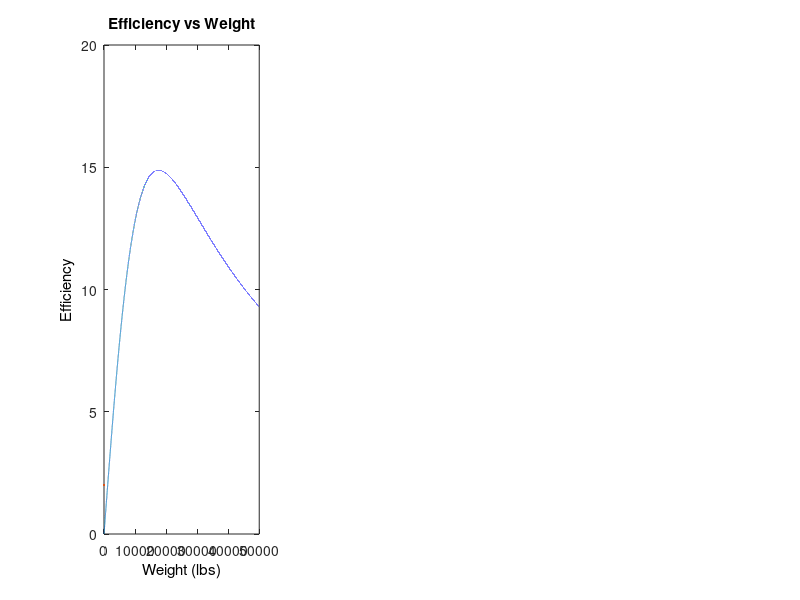

The MATLAB script that drew this image: (Note: this script raises an error after producing the figure.)
%%%%%%%%%%%%%%%%%%%%%%%%%%%%%%%%%%%%%%%%%%%%%%%%%

%_______________Weight Optimization______________%

% Find optimal weight to optimize induced drag and aerodynamic effeciency. 

%              © 2026 Falco Foil
%%%%%%%%%%%%%%%%%%%%%%%%%%%%%%%%%%%%%%%%%%%%%%%%%

% Wing Parameters
MTOW = 8600;                         % Maximum Takeoff Weight (MTOW)
MWTOW = 11000;                       % Metamorphic Wing Takeoff Weight (MWTOW)
rho = 0.0012;                        % slug/ft^3 (Using Atmospheric Model at Crusie Altitude)
S = 225;                             % ft^2
V = 418;                             % ft/s

% Drag Polar Parameters
C_D_o = 0.025;                       % Parasatic Drag
e = 0.8;                             % Oswald Efficiency
b = 44;                              % Span 
c = 5;                               % Chord
AR = b/c;                            % Aspect Ratio
k = 1 / (pi*AR*e);                   % Drag Polar Factor

% Effeciency Calculation for Plot Dataset
W = 1:1:50000;                       % Weight List
C_L = (2 .* W) / (rho * V^2 * S);    % Coefficient of Lift
C_D = C_D_o + k * C_L.^2;            % Coefficient of Drag
E = C_L ./ C_D;                      % Effeciency
[maxE,index] = max(E);               % Max Effeciency

% Effeciency Calculation for MTOW and MWTOW Points on Plot
C_L_MTOW = (2 * MTOW) / (rho * V^2 * S); 
C_D_MTOW = C_D_o + k * C_L_MTOW^2;  
E_MTOW = C_L_MTOW / C_D_MTOW;

C_L_MWTOW = (2 * MWTOW) / (rho * V^2 * S); 
C_D_MWTOW = C_D_o + k * C_L_MWTOW^2;  
E_MWTOW = C_L_MWTOW / C_D_MWTOW;

% Effeciency Plot
subplot(1, 3, 1)
set(gcf, 'Color', [1 1 1])

plot(W,E,LineWidth=2.0)
title("Efficiency vs Weight",'Color','k')
xlabel("Weight (lbs)",'Color','k')
ylabel("Efficiency",'Color','k')

hold on
plot(MTOW,E_MTOW, "X", 'MarkerSize', 20, LineWidth=2.0)
plot(MWTOW,E_MWTOW,"X",'MarkerSize', 20, LineWidth=2.0)
plot(W(index),maxE,"X",'MarkerSize', 20, LineWidth=2.0)

ax1 = gca; 
ax1.XAxis(1).Color = 'k'; 
ax1.YAxis(1).Color = 'k'; 
legend("Efficiency Curve","MTOW","MWTOW","Maximum Effeciency")

% Coefficient of Lift Plot
subplot(1, 3, 2)
plot(W,C_L,LineWidth=2.0)
title("Coefficient of Lift vs Weight",'Color','k')
xlabel("Weight (lbs)",'Color','k')
ylabel("Coefficient of Lift",'Color','k')
        
hold on
plot(MTOW,C_L_MTOW, "X", 'MarkerSize', 20, LineWidth=2.0)
plot(MWTOW,C_L_MWTOW,"X",'MarkerSize', 20, LineWidth=2.0)

ax2 = gca; 
ax2.XAxis(1).Color = 'k'; 
ax2.YAxis(1).Color = 'k'; 
legend("CL Curve","MTOW","MWTOW")

% Coefficient of Drag Plot
subplot(1, 3, 3)
plot(W,C_D,LineWidth=2.0)
title("Coefficient of Drag vs Weight",'Color','k')
xlabel("Weight (lbs)",'Color','k')
ylabel("Coefficient of Drag",'Color','k')

hold on
plot(MTOW,C_D_MTOW, "X", 'MarkerSize', 20, LineWidth=2.0)
plot(MWTOW,C_D_MWTOW,"X",'MarkerSize', 20, LineWidth=2.0)

ax3 = gca; 
ax3.XAxis(1).Color = 'k'; 
ax3.YAxis(1).Color = 'k'; 
legend("CD Curve","MTOW","MWTOW")
